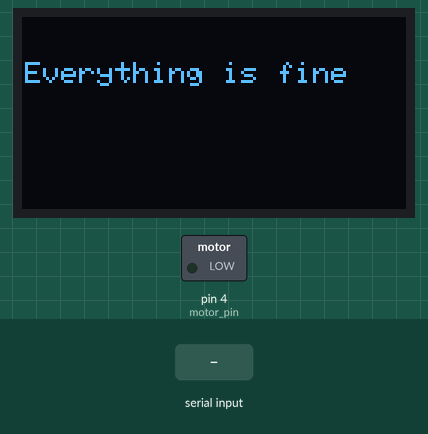
The sketch below on a simulated Arduino Uno, built with avr-gcc and run on an emulated ATmega328P. Parts: 128×64 one-colour display, switched loads named in the sketch (green lamp = pin HIGH). Inputs (shaded band) come from the test bench. What the sketch prints to the serial monitor is not drawn.

Above: at 10.7 s.
10.8 s: "a" received over the second serial link
At 13.1 s:
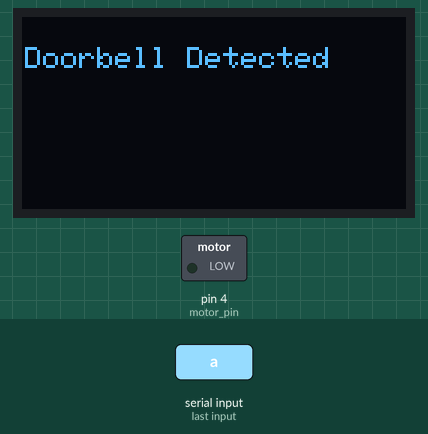
13.6 s: "b" received over the second serial link
At 14.0 s:
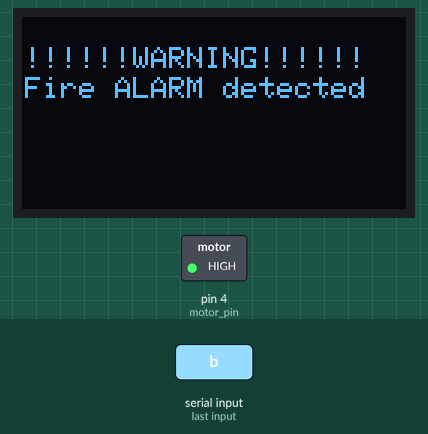
16.6 s: "c" received over the second serial link
At 18.2 s:
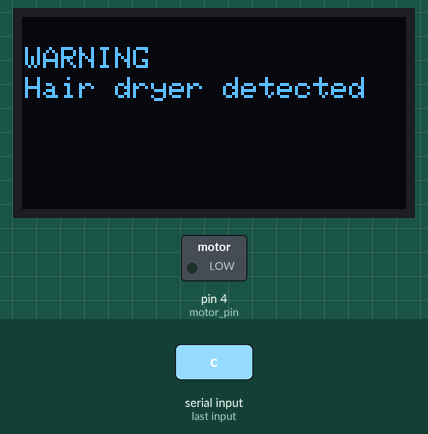
19.1 s: "d" received over the second serial link
At 21.2 s:
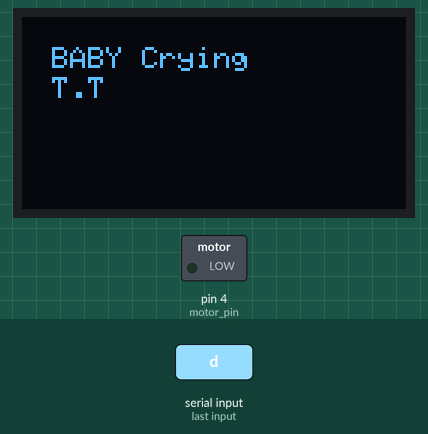
Timing chart, 0 to 22.7 s (numbered marks = the images above; inputs shaded):
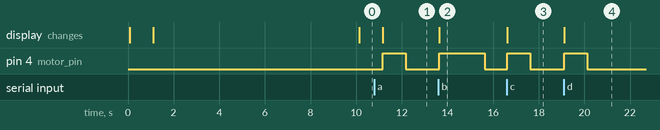

Measured:
- after the input at 10.8 s, pin 4 (motor_pin): LOW → HIGH after 0.37 s, → LOW 1.0 s later; the display: changes after 0.37 s (image 1)
- after the input at 13.6 s, pin 4 (motor_pin): LOW → HIGH at once, → LOW 2.0 s later; the display: changes at once (image 2)
- after the input at 16.6 s, pin 4 (motor_pin): LOW → HIGH at once, → LOW 1.0 s later; the display: changes at once (image 3)
- after the input at 19.1 s, pin 4 (motor_pin): LOW → HIGH at once, → LOW 1.0 s later; the display: changes at once (image 4)

The sketch:

Bracelet.ino
```cpp
#include <SPI.h>
#include <Wire.h>

#include <Adafruit_SSD1306.h>
#include <SoftwareSerial.h>
SoftwareSerial BT(2, 3); //tx = 2 rx = 3

#define OLED_MOSI   9
#define OLED_CLK   10
#define OLED_DC    11
#define OLED_CS    12
#define OLED_RESET 13
int motor_pin = 4;
char index = 4;
int start_, end_;

Adafruit_SSD1306 display(OLED_MOSI, OLED_CLK, OLED_DC, OLED_RESET, OLED_CS);

void setup() {
  display.begin(SSD1306_SWITCHCAPVCC);
  display.clearDisplay();//화면 초기화
  display.setTextSize(1);//글자 사이즈 설정
  display.setTextColor(WHITE);//글자 색상 설정
  display.setCursor(1, 0); //글자가 표시될 위치 설정
  display.println("Booting...");//출력할 문자 설정
  display.display();//화면에 출력

  display.setCursor(1, 10);

  display.println("...");

  display.display();

  delay(1000);

  display.setCursor(1, 20);

  display.println("Talk Gui Ready!");

  display.display();

  delay(1000);
  BT.begin(9600);
  Serial.begin(9600);
  pinMode(motor_pin, OUTPUT);
  digitalWrite(motor_pin, LOW);
  start_ = millis();
}
void loop() {
  if (BT.available())
  {
    start_ = millis();
    Serial.print("reading:");
    index = BT.read();
    Serial.println(index);
    if (index == 'a') // doorbell
    {
      display.clearDisplay();
      display.setCursor(1, 10);
      display.println("Doorbell Detected");
      display.display();
      digitalWrite(motor_pin, HIGH);
      delay(1000);
      digitalWrite(motor_pin, LOW);
    }
    else if (index == 'b') // Fire ALARM
    {
      display.clearDisplay();
      display.setCursor(1, 10);
      display.println("!!!!!!WARNING!!!!!!");
      display.setCursor(1, 20);
      display.println("Fire ALARM detected");
      display.display();
      digitalWrite(motor_pin, HIGH);
      delay(2000);
      digitalWrite(motor_pin, LOW);
    }
    else if (index == 'c') // Hair dryer
    {
      display.clearDisplay();
      display.setCursor(1, 10);
      display.println("WARNING");
      display.setCursor(1, 20);
      display.println("Hair dryer detected");
      display.display();
      digitalWrite(motor_pin, HIGH);
      delay(1000);
      digitalWrite(motor_pin, LOW);
    }
    else if (index == 'd') // Baby
    {
      display.clearDisplay();
      display.setCursor(10, 10);
      display.println("BABY Crying");
      display.setCursor(10, 20);
      display.println("T.T");
      display.display();
      digitalWrite(motor_pin, HIGH);
      delay(1000);
      digitalWrite(motor_pin, LOW);
    }
  }
  end_ = millis();
  if ( end_ - start_ > 8000)
  {
    display.clearDisplay();
    display.setCursor(1, 15);
    display.println("Everything is fine");
    display.display();
    delay(1000);
  }
}
```
